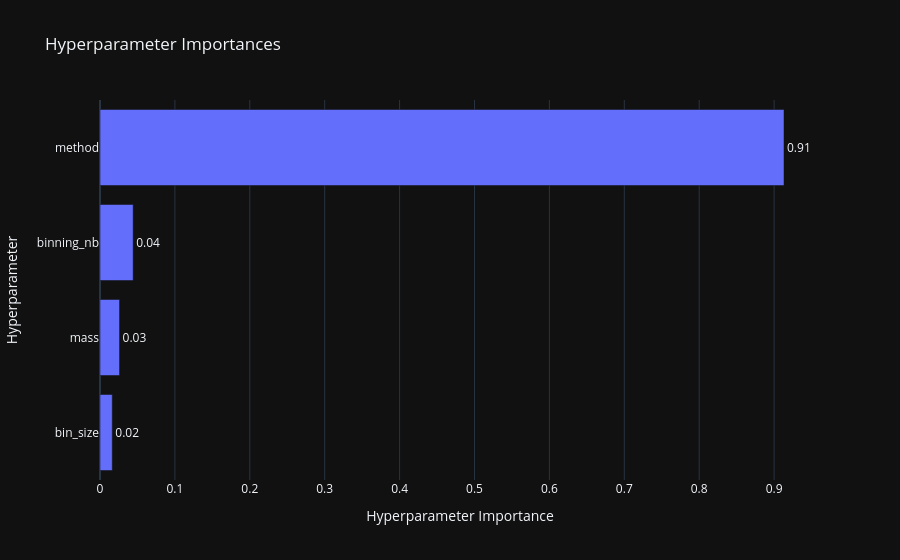
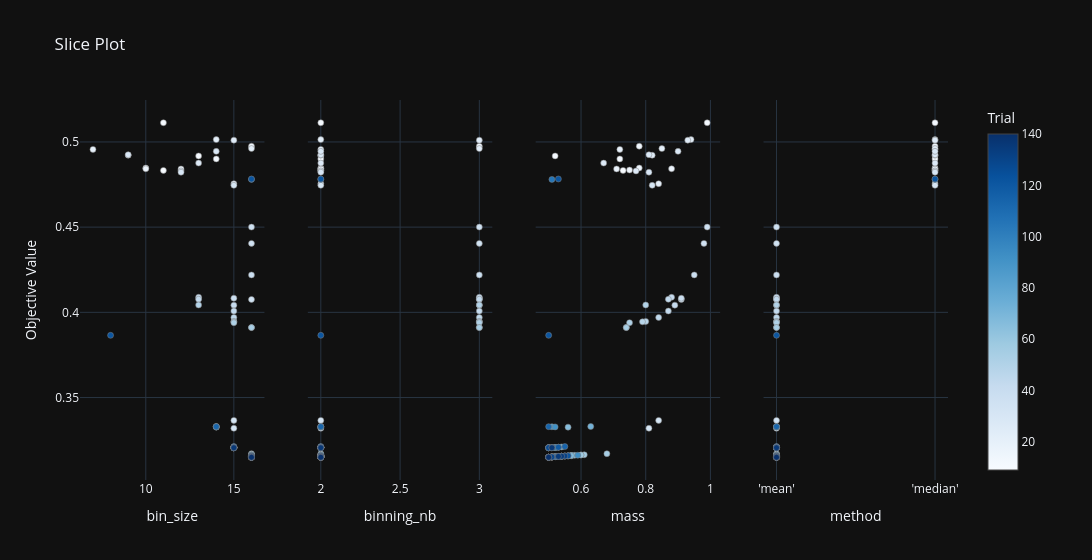

Write notebook code for charts like these, in order.
### Markdown cell above
## 7. Visualisations Optuna

Les importances donnent d'abord une vue globale, puis les coupes montrent l'effet individuel de chaque paramètre. Le contour est limité à `bin_size` et `mass`, les deux paramètres continus pour lesquels une surface 2D est réellement lisible.

### Code cell
from plotly.io import show

fig_importance = optuna.visualization.plot_param_importances(study)
show(fig_importance)

fig_slice = optuna.visualization.plot_slice(study)
show(fig_slice)
